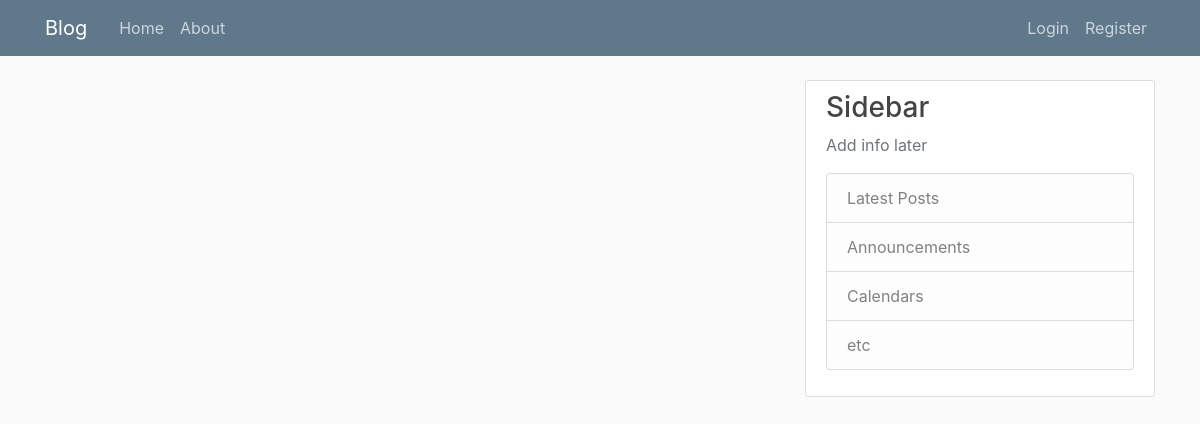
Page /home on the earlier database version.
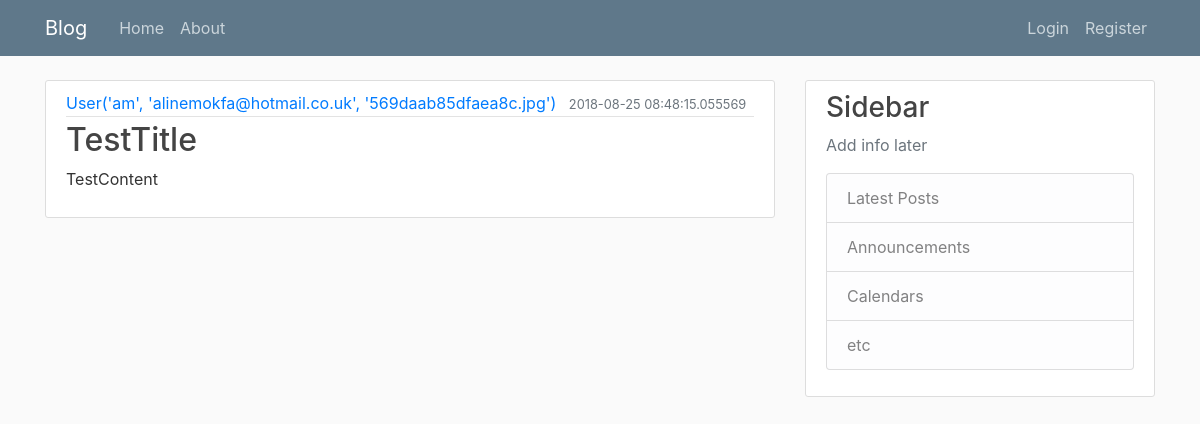
Same page on the later database version.
### flask_blog/models.py (models this page shows, shortened)
class Post(db.Model):
    id = db.Column(db.Integer, primary_key=True)
    title = db.Column(db.String(100), nullable=False)
    date_posted = db.Column(db.DateTime, nullable=False, default=datetime.utcnow)
    content= db.Column(db.Text, nullable=False)
    user_id = db.Column(db.Integer, db.ForeignKey('user.id'), nullable=False)

class User(db.Model, UserMixin):
    id = db.Column(db.Integer, primary_key=True)
    username = db.Column(db.String(20), unique=True, nullable=False)
    email = db.Column(db.String(120), unique=True, nullable=False)
    image_file = db.Column(db.String(20), nullable=False, default='default.jpg')
    password = db.Column(db.String(60), nullable=False)
    posts = db.relationship('Post', backref='author', lazy=True)
    def __repr__(self):
        return f"User('{self.username}', '{self.email}', '{self.image_file}')"

### flask_blog/routes.py (the view)
@app.route("/")
@app.route("/home")
def home():
    posts = Post.query.all()
    return render_template('home.html', posts=posts)

### flask_blog/templates/home.html
{% extends "layout.html" %}
{% block content %}
    {% for post in posts %}
    <article class="media content-section">
      <div class="media-body">
        <div class="article-metadata">
          <a class="mr-2" href="#">{{ post.author }}</a>
          <small class="text-muted">{{ post.date_posted }}</small>
        </div>
        <h2><a class="article-title" href="#">{{ post.title }}</a></h2>
        <p class="article-content">{{ post.content }}</p>
      </div>
    </article>
    {% endfor %}
{% endblock content %}

### flask_blog/templates/layout.html (shortened to what this page needs)
<!DOCTYPE html>
<html lang="en" dir="ltr">
  <head>
    <link rel="stylesheet" href="https://stackpath.bootstrapcdn.com/bootstrap/4.1.3/css/bootstrap.min.css">
    <link rel="stylesheet" type="text/css" href="{{ url_for('static', filename='main.css') }}">
  </head>
  <body>
    <header class="site-header">
      <nav class="navbar navbar-expand-md navbar-dark bg-steel fixed-top">
        <div class="container">
          <a class="navbar-brand mr-4" href="/">Blog</a>
          <div class="collapse navbar-collapse" id="navbarToggle">
            <div class="navbar-nav mr-auto">
              <a class="nav-item nav-link" href="{{ url_for('home') }}">Home</a>
              <a class="nav-item nav-link" href="{{ url_for('about') }}">About</a>
            </div>
            <div class="navbar-nav">
              {% if current_user.is_authenticated %}
              <a class="nav-item nav-link" href="{{ url_for('new_post') }}">New Post</a>
                <a class="nav-item nav-link" href="{{ url_for('account') }}">Account</a>
                <a class="nav-item nav-link" href="{{ url_for('logout') }}">Logout</a>
              {% else %}
                <a class="nav-item nav-link" href="{{ url_for('login') }}">Login</a>
                <a class="nav-item nav-link" href="{{ url_for('register') }}">Register</a>
              {% endif %}
            </div>
          </div>
        </div>
      </nav>
    </header>
    <main role="main" class="container">
      <div class="row">
        <div class="col-md-8">
          {% block content %}{% endblock %}
        </div>
        <div class="col-md-4">
          <div class="content-section">
            <h3>Sidebar</h3>
            <p class='text-muted'>Add info later
              <ul class="list-group">
                <li class="list-group-item list-group-item-light">Latest Posts</li>
                <li class="list-group-item list-group-item-light">Announcements</li>
                <li class="list-group-item list-group-item-light">Calendars</li>
                <li class="list-group-item list-group-item-light">etc</li>
              </ul>
            </p>
          </div>
        </div>
      </div>
    </main>
  </body>
</html>

### flask_blog/static/main.css (style rules this page uses)
body { background: #fafafa; color: #333333; margin-top: 5rem; }
h1, h2, h3, h4, h5, h6 { color: #444444; }
.bg-steel { background-color: #5f788a; }
.site-header .navbar-nav .nav-link { color: #cbd5db; }
.content-section { background: #ffffff; padding: 10px 20px; border: 1px solid #dddddd; border-radius: 3px; margin-bottom: 20px; }
.article-title { color: #444444; }
.article-content { white-space: pre-line; }
.article-metadata { padding-bottom: 1px; margin-bottom: 4px; border-bottom: 1px solid #e3e3e3 }

Differences in the rows shown:
added Post: author "User('am', 'alinemokfa@hotmail.co.uk', '569daab85dfaea8c.jpg')", date_posted "2018-08-25 08:48:15.055569", title "TestTitle", content "TestContent"
